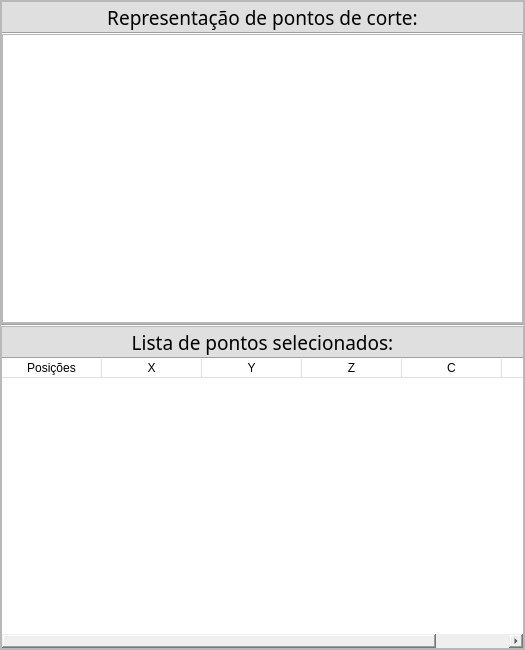
        <widget class="QFrame" name="frame_3">
         <property name="minimumSize">
          <size>
           <width>525</width>
           <height>0</height>
          </size>
         </property>
         <property name="maximumSize">
          <size>
           <width>525</width>
           <height>16777215</height>
          </size>
         </property>
         <property name="frameShape">
          <enum>QFrame::StyledPanel</enum>
         </property>
         <property name="frameShadow">
          <enum>QFrame::Raised</enum>
         </property>
         <layout class="QVBoxLayout" name="verticalLayout_2">
          <property name="spacing">
           <number>0</number>
          </property>
          <property name="leftMargin">
           <number>0</number>
          </property>
          <property name="topMargin">
           <number>0</number>
          </property>
          <property name="rightMargin">
           <number>0</number>
          </property>
          <property name="bottomMargin">
           <number>0</number>
          </property>
          <item>
           <widget class="QFrame" name="frame_5">
            <property name="minimumSize">
             <size>
              <width>0</width>
              <height>323</height>
             </size>
            </property>
            <property name="maximumSize">
             <size>
              <width>16777215</width>
              <height>323</height>
             </size>
            </property>
            <property name="frameShape">
             <enum>QFrame::StyledPanel</enum>
            </property>
            <property name="frameShadow">
             <enum>QFrame::Raised</enum>
            </property>
            <layout class="QVBoxLayout" name="verticalLayout_3">
             <property name="spacing">
              <number>0</number>
             </property>
             <property name="leftMargin">
              <number>0</number>
             </property>
             <property name="topMargin">
              <number>0</number>
             </property>
             <property name="rightMargin">
              <number>0</number>
             </property>
             <property name="bottomMargin">
              <number>0</number>
             </property>
             <item>
              <widget class="QLabel" name="label_2">
               <property name="minimumSize">
                <size>
                 <width>0</width>
                 <height>30</height>
                </size>
               </property>
               <property name="maximumSize">
                <size>
                 <width>16777215</width>
                 <height>30</height>
                </size>
               </property>
               <property name="font">
                <font>
                 <family>Equinox Bold</family>
                 <pointsize>14</pointsize>
                </font>
               </property>
               <property name="styleSheet">
                <string notr="true">* { background-color: #dfdfdf}</string>
               </property>
               <property name="text">
                <string>Representação de pontos de corte:</string>
               </property>
               <property name="alignment">
                <set>Qt::AlignCenter</set>
               </property>
              </widget>
             </item>
             <item>
              <widget class="Line" name="line_5">
               <property name="minimumSize">
                <size>
                 <width>0</width>
                 <height>2</height>
                </size>
               </property>
               <property name="maximumSize">
                <size>
                 <width>16777215</width>
                 <height>2</height>
                </size>
               </property>
               <property name="orientation">
                <enum>Qt::Horizontal</enum>
               </property>
              </widget>
             </item>
             <item>
              <widget class="QGraphicsView" name="graphicsView">
               <property name="sizePolicy">
                <sizepolicy hsizetype="Expanding" vsizetype="Expanding">
                 <horstretch>0</horstretch>
                 <verstretch>0</verstretch>
                </sizepolicy>
               </property>
               <property name="frameShadow">
                <enum>QFrame::Plain</enum>
               </property>
              </widget>
             </item>
            </layout>
           </widget>
          </item>
          <item>
           <widget class="Line" name="line_3">
            <property name="minimumSize">
             <size>
              <width>0</width>
              <height>2</height>
             </size>
            </property>
            <property name="maximumSize">
             <size>
              <width>16777215</width>
              <height>2</height>
             </size>
            </property>
            <property name="orientation">
             <enum>Qt::Horizontal</enum>
            </property>
           </widget>
          </item>
          <item>
           <widget class="QFrame" name="frame_4">
            <property name="minimumSize">
             <size>
              <width>0</width>
              <height>323</height>
             </size>
            </property>
            <property name="frameShape">
             <enum>QFrame::StyledPanel</enum>
            </property>
            <property name="frameShadow">
             <enum>QFrame::Raised</enum>
            </property>
            <layout class="QVBoxLayout" name="verticalLayout_4">
             <property name="spacing">
              <number>0</number>
             </property>
             <property name="leftMargin">
              <number>0</number>
             </property>
             <property name="topMargin">
              <number>0</number>
             </property>
             <property name="rightMargin">
              <number>0</number>
             </property>
             <property name="bottomMargin">
              <number>0</number>
             </property>
             <item>
              <widget class="QLabel" name="label_3">
               <property name="minimumSize">
                <size>
                 <width>0</width>
                 <height>30</height>
                </size>
               </property>
               <property name="maximumSize">
                <size>
                 <width>16777215</width>
                 <height>30</height>
                </size>
               </property>
               <property name="font">
                <font>
                 <family>Equinox Bold</family>
                 <pointsize>14</pointsize>
                </font>
               </property>
               <property name="styleSheet">
                <string notr="true">* { background-color: #dfdfdf}</string>
               </property>
               <property name="text">
                <string>Lista de pontos selecionados:</string>
               </property>
               <property name="alignment">
                <set>Qt::AlignCenter</set>
               </property>
              </widget>
             </item>
             <item>
              <widget class="Line" name="line_4">
               <property name="minimumSize">
                <size>
                 <width>0</width>
                 <height>2</height>
                </size>
               </property>
               <property name="maximumSize">
                <size>
                 <width>16777215</width>
                 <height>2</height>
                </size>
               </property>
               <property name="orientation">
                <enum>Qt::Horizontal</enum>
               </property>
              </widget>
             </item>
             <item>
              <widget class="QTableWidget" name="tbl_positions">
               <property name="styleSheet">
                <string notr="true"> * { border:0; margin: 0; padding:0}

QHeaderView::section {
	border:0;
	border-right: 1px solid #dfdfdf;
	border-bottom: 1px solid #dfdfdf;
	background-color: white
}

QTableWidget {
	gridline-color: #dfdfdf;
}</string>
               </property>
               <property name="editTriggers">
                <set>QAbstractItemView::NoEditTriggers</set>
               </property>
               <property name="selectionMode">
                <enum>QAbstractItemView::SingleSelection</enum>
               </property>
               <property name="selectionBehavior">
                <enum>QAbstractItemView::SelectRows</enum>
               </property>
               <attribute name="horizontalHeaderVisible">
                <bool>true</bool>
               </attribute>
               <attribute name="horizontalHeaderCascadingSectionResizes">
                <bool>false</bool>
               </attribute>
               <attribute name="horizontalHeaderHighlightSections">
                <bool>true</bool>
               </attribute>
               <attribute name="horizontalHeaderMinimumSectionSize">
                <number>20</number>
               </attribute>
               <attribute name="verticalHeaderVisible">
                <bool>true</bool>
               </attribute>
               <column>
                <property name="text">
                 <string>Posições</string>
                </property>
               </column>
               <column>
                <property name="text">
                 <string>X</string>
                </property>
               </column>
               <column>
                <property name="text">
                 <string>Y</string>
                </property>
               </column>
               <column>
                <property name="text">
                 <string>Z</string>
                </property>
               </column>
               <column>
                <property name="text">
                 <string>C</string>
                </property>
               </column>
               <column>
                <property name="text">
                 <string>Info</string>
                </property>
               </column>
              </widget>
             </item>
            </layout>
           </widget>
          </item>
         </layout>
        </widget>
